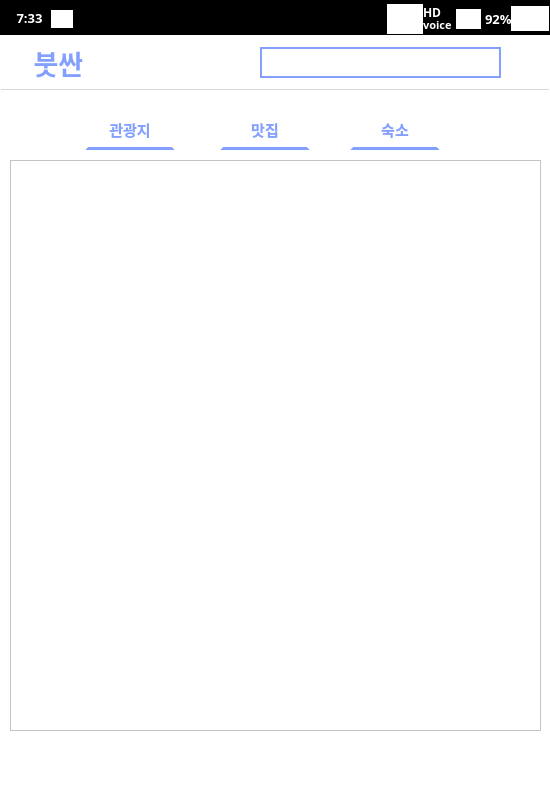
<?xml version="1.0" encoding="UTF-8"?>
<ui version="4.0">
 <class>Form</class>
 <widget class="QWidget" name="Form">
  <property name="geometry">
   <rect>
    <x>0</x>
    <y>0</y>
    <width>550</width>
    <height>800</height>
   </rect>
  </property>
  <property name="windowTitle">
   <string>Form</string>
  </property>
  <widget class="QWidget" name="widget" native="true">
   <property name="geometry">
    <rect>
     <x>0</x>
     <y>0</y>
     <width>550</width>
     <height>800</height>
    </rect>
   </property>
   <property name="styleSheet">
    <string notr="true">background-color: rgb(255, 255, 255);</string>
   </property>
   <widget class="QStackedWidget" name="stackedWidget">
    <property name="geometry">
     <rect>
      <x>0</x>
      <y>0</y>
      <width>550</width>
      <height>800</height>
     </rect>
    </property>
    <property name="font">
     <font>
      <family>맑은 고딕</family>
     </font>
    </property>
    <property name="currentIndex">
     <number>2</number>
    </property>
    <widget class="QWidget" name="login_page">
     <widget class="QLabel" name="background_lbl">
      <property name="geometry">
       <rect>
        <x>0</x>
        <y>0</y>
        <width>550</width>
        <height>800</height>
       </rect>
      </property>
      <property name="text">
       <string/>
      </property>
      <property name="pixmap">
       <pixmap>img/background.png</pixmap>
      </property>
      <property name="scaledContents">
       <bool>true</bool>
      </property>
     </widget>
     <widget class="QLineEdit" name="id_line">
      <property name="geometry">
       <rect>
        <x>170</x>
        <y>280</y>
        <width>210</width>
        <height>30</height>
       </rect>
      </property>
      <property name="font">
       <font>
        <family>G마켓 산스 TTF Medium</family>
       </font>
      </property>
      <property name="styleSheet">
       <string notr="true">background-color: rgba(255, 255, 255, 50);
color: rgb(255, 255, 255);
border-color: rgb(255, 255, 255);
border-style:solid;
border-width:3px;</string>
      </property>
     </widget>
     <widget class="QLineEdit" name="pw_line">
      <property name="geometry">
       <rect>
        <x>170</x>
        <y>350</y>
        <width>210</width>
        <height>30</height>
       </rect>
      </property>
      <property name="styleSheet">
       <string notr="true">background-color: rgba(255, 255, 255, 50);
color: rgb(255, 255, 255);
border-color: rgb(255, 255, 255);
border-style:solid;
border-width:3px;</string>
      </property>
      <property name="echoMode">
       <enum>QLineEdit::Password</enum>
      </property>
     </widget>
     <widget class="QLabel" name="error_lbl">
      <property name="geometry">
       <rect>
        <x>170</x>
        <y>380</y>
        <width>231</width>
        <height>21</height>
       </rect>
      </property>
      <property name="font">
       <font>
        <family>G마켓 산스 TTF Medium</family>
        <pointsize>9</pointsize>
        <weight>75</weight>
        <bold>true</bold>
       </font>
      </property>
      <property name="styleSheet">
       <string notr="true">color: rgb(239, 0, 0);
background-color: rgba(255, 255, 255, 00);</string>
      </property>
      <property name="text">
       <string/>
      </property>
     </widget>
     <widget class="QLabel" name="id_lbl">
      <property name="geometry">
       <rect>
        <x>170</x>
        <y>262</y>
        <width>56</width>
        <height>12</height>
       </rect>
      </property>
      <property name="font">
       <font>
        <family>G마켓 산스 TTF Medium</family>
        <weight>75</weight>
        <bold>true</bold>
       </font>
      </property>
      <property name="styleSheet">
       <string notr="true">color: rgb(255, 255, 255);
background-color: rgba(255, 255, 255, 0);</string>
      </property>
      <property name="text">
       <string>아이디</string>
      </property>
     </widget>
     <widget class="QLabel" name="pw_lbl">
      <property name="geometry">
       <rect>
        <x>170</x>
        <y>332</y>
        <width>56</width>
        <height>12</height>
       </rect>
      </property>
      <property name="font">
       <font>
        <family>G마켓 산스 TTF Medium</family>
        <weight>75</weight>
        <bold>true</bold>
       </font>
      </property>
      <property name="styleSheet">
       <string notr="true">color: rgb(255, 255, 255);
background-color: rgba(255, 255, 255, 0);</string>
      </property>
      <property name="text">
       <string>패스워드</string>
      </property>
     </widget>
     <widget class="QPushButton" name="login_btn">
      <property name="geometry">
       <rect>
        <x>170</x>
        <y>420</y>
        <width>65</width>
        <height>42</height>
       </rect>
      </property>
      <property name="font">
       <font>
        <family>G마켓 산스 TTF Medium</family>
        <weight>75</weight>
        <bold>true</bold>
       </font>
      </property>
      <property name="styleSheet">
       <string notr="true">border-radius: 20px;
background-color: rgba(255, 255, 255, 50);
border-color: rgb(255, 255, 255);
border-style: solid;
border-width: 2px;
color: rgb(255, 255, 255);</string>
      </property>
      <property name="text">
       <string>로그인</string>
      </property>
     </widget>
     <widget class="QPushButton" name="join_btn">
      <property name="geometry">
       <rect>
        <x>240</x>
        <y>420</y>
        <width>65</width>
        <height>42</height>
       </rect>
      </property>
      <property name="font">
       <font>
        <family>G마켓 산스 TTF Medium</family>
        <weight>75</weight>
        <bold>true</bold>
       </font>
      </property>
      <property name="styleSheet">
       <string notr="true">border-radius: 20px;
background-color: rgba(255, 255, 255, 50);
border-color: rgb(255, 255, 255);
border-style: solid;
border-width: 2px;
color: rgb(255, 255, 255);
</string>
      </property>
      <property name="text">
       <string>회원가입</string>
      </property>
     </widget>
     <widget class="QPushButton" name="esc_btn">
      <property name="geometry">
       <rect>
        <x>310</x>
        <y>420</y>
        <width>65</width>
        <height>42</height>
       </rect>
      </property>
      <property name="font">
       <font>
        <family>G마켓 산스 TTF Medium</family>
        <weight>75</weight>
        <bold>true</bold>
       </font>
      </property>
      <property name="styleSheet">
       <string notr="true">border-radius: 20px;
background-color: rgba(255, 255, 255, 50);
border-color: rgb(255, 255, 255);
border-style: solid;
border-width: 2px;
color: rgb(255, 255, 255);</string>
      </property>
      <property name="text">
       <string>종료</string>
      </property>
     </widget>
     <widget class="QLabel" name="label_3">
      <property name="geometry">
       <rect>
        <x>180</x>
        <y>170</y>
        <width>61</width>
        <height>71</height>
       </rect>
      </property>
      <property name="font">
       <font>
        <family>G마켓 산스 TTF Bold</family>
        <pointsize>50</pointsize>
        <weight>75</weight>
        <bold>true</bold>
       </font>
      </property>
      <property name="styleSheet">
       <string notr="true">color: rgb(255, 255, 255);
background-color: rgba(255, 255, 255, 0);</string>
      </property>
      <property name="text">
       <string/>
      </property>
      <property name="alignment">
       <set>Qt::AlignCenter</set>
      </property>
     </widget>
     <widget class="QLabel" name="main_lbl">
      <property name="geometry">
       <rect>
        <x>165</x>
        <y>110</y>
        <width>221</width>
        <height>81</height>
       </rect>
      </property>
      <property name="font">
       <font>
        <family>G마켓 산스 TTF Bold</family>
        <pointsize>50</pointsize>
        <weight>75</weight>
        <bold>true</bold>
       </font>
      </property>
      <property name="styleSheet">
       <string notr="true">color: rgb(255, 255, 255);
background-color: rgba(255, 255, 255, 0);</string>
      </property>
      <property name="text">
       <string>붓싼</string>
      </property>
      <property name="alignment">
       <set>Qt::AlignCenter</set>
      </property>
     </widget>
    </widget>
    <widget class="QWidget" name="join_page">
     <widget class="QLabel" name="background_lbl2">
      <property name="geometry">
       <rect>
        <x>0</x>
        <y>0</y>
        <width>550</width>
        <height>800</height>
       </rect>
      </property>
      <property name="text">
       <string/>
      </property>
      <property name="pixmap">
       <pixmap>img/background.png</pixmap>
      </property>
      <property name="scaledContents">
       <bool>true</bool>
      </property>
     </widget>
     <widget class="QLabel" name="label">
      <property name="geometry">
       <rect>
        <x>165</x>
        <y>80</y>
        <width>221</width>
        <height>61</height>
       </rect>
      </property>
      <property name="font">
       <font>
        <family>G마켓 산스 TTF Bold</family>
        <pointsize>40</pointsize>
        <weight>75</weight>
        <bold>true</bold>
       </font>
      </property>
      <property name="styleSheet">
       <string notr="true">color: rgb(255, 255, 255);
background-color: rgba(255, 255, 255, 0);</string>
      </property>
      <property name="text">
       <string>회원 가입</string>
      </property>
      <property name="alignment">
       <set>Qt::AlignCenter</set>
      </property>
     </widget>
     <widget class="QLineEdit" name="name_line">
      <property name="geometry">
       <rect>
        <x>175</x>
        <y>224</y>
        <width>200</width>
        <height>30</height>
       </rect>
      </property>
      <property name="font">
       <font>
        <family>G마켓 산스 TTF Medium</family>
       </font>
      </property>
      <property name="styleSheet">
       <string notr="true">background-color: rgba(255, 255, 255, 50);
color: rgb(255, 255, 255);
border-color: rgb(255, 255, 255);
border-style:solid;
border-width:3px;</string>
      </property>
     </widget>
     <widget class="QLineEdit" name="id_line2">
      <property name="geometry">
       <rect>
        <x>175</x>
        <y>288</y>
        <width>200</width>
        <height>30</height>
       </rect>
      </property>
      <property name="font">
       <font>
        <family>G마켓 산스 TTF Medium</family>
       </font>
      </property>
      <property name="styleSheet">
       <string notr="true">background-color: rgba(255, 255, 255, 50);
color: rgb(255, 255, 255);
border-color: rgb(255, 255, 255);
border-style:solid;
border-width:3px;</string>
      </property>
     </widget>
     <widget class="QLineEdit" name="pw_line2">
      <property name="geometry">
       <rect>
        <x>175</x>
        <y>350</y>
        <width>200</width>
        <height>30</height>
       </rect>
      </property>
      <property name="font">
       <font>
        <family>G마켓 산스 TTF Medium</family>
       </font>
      </property>
      <property name="styleSheet">
       <string notr="true">background-color: rgba(255, 255, 255, 50);
color: rgb(255, 255, 255);
border-color: rgb(255, 255, 255);
border-style:solid;
border-width:3px;</string>
      </property>
      <property name="echoMode">
       <enum>QLineEdit::Password</enum>
      </property>
     </widget>
     <widget class="QLineEdit" name="pwch_line">
      <property name="geometry">
       <rect>
        <x>175</x>
        <y>410</y>
        <width>200</width>
        <height>30</height>
       </rect>
      </property>
      <property name="font">
       <font>
        <family>G마켓 산스 TTF Medium</family>
       </font>
      </property>
      <property name="styleSheet">
       <string notr="true">background-color: rgba(255, 255, 255, 50);
color: rgb(255, 255, 255);
border-color: rgb(255, 255, 255);
border-style:solid;
border-width:3px;</string>
      </property>
      <property name="echoMode">
       <enum>QLineEdit::Password</enum>
      </property>
     </widget>
     <widget class="QLabel" name="name_lbl">
      <property name="geometry">
       <rect>
        <x>175</x>
        <y>210</y>
        <width>56</width>
        <height>12</height>
       </rect>
      </property>
      <property name="font">
       <font>
        <family>G마켓 산스 TTF Medium</family>
        <weight>75</weight>
        <bold>true</bold>
       </font>
      </property>
      <property name="styleSheet">
       <string notr="true">color: rgb(255, 255, 255);
background-color: rgba(255, 255, 255, 0);</string>
      </property>
      <property name="text">
       <string>이름</string>
      </property>
     </widget>
     <widget class="QLabel" name="id_lbl2">
      <property name="geometry">
       <rect>
        <x>175</x>
        <y>272</y>
        <width>56</width>
        <height>12</height>
       </rect>
      </property>
      <property name="font">
       <font>
        <family>G마켓 산스 TTF Medium</family>
        <weight>75</weight>
        <bold>true</bold>
       </font>
      </property>
      <property name="styleSheet">
       <string notr="true">color: rgb(255, 255, 255);
background-color: rgba(255, 255, 255, 0);</string>
      </property>
      <property name="text">
       <string>아이디</string>
      </property>
     </widget>
     <widget class="QLabel" name="pw_lbl2">
      <property name="geometry">
       <rect>
        <x>175</x>
        <y>333</y>
        <width>56</width>
        <height>12</height>
       </rect>
      </property>
      <property name="font">
       <font>
        <family>G마켓 산스 TTF Medium</family>
        <weight>75</weight>
        <bold>true</bold>
       </font>
      </property>
      <property name="styleSheet">
       <string notr="true">color: rgb(255, 255, 255);
background-color: rgba(255, 255, 255, 0);</string>
      </property>
      <property name="text">
       <string>패스워드</string>
      </property>
     </widget>
     <widget class="QLabel" name="pwch_lbl">
      <property name="geometry">
       <rect>
        <x>175</x>
        <y>392</y>
        <width>81</width>
        <height>16</height>
       </rect>
      </property>
      <property name="font">
       <font>
        <family>G마켓 산스 TTF Medium</family>
        <weight>75</weight>
        <bold>true</bold>
       </font>
      </property>
      <property name="styleSheet">
       <string notr="true">color: rgb(255, 255, 255);
background-color: rgba(255, 255, 255, 0);</string>
      </property>
      <property name="text">
       <string>패스워드 확인</string>
      </property>
     </widget>
     <widget class="QComboBox" name="age_com">
      <property name="geometry">
       <rect>
        <x>175</x>
        <y>470</y>
        <width>200</width>
        <height>33</height>
       </rect>
      </property>
      <property name="font">
       <font>
        <family>G마켓 산스 TTF Medium</family>
        <weight>75</weight>
        <bold>true</bold>
       </font>
      </property>
      <property name="styleSheet">
       <string notr="true">background-color: rgba(255, 255, 255, 50);
color: rgb(255, 255, 255);
border-color: rgb(255, 255, 255);
border-style:solid;
border-width:3px;</string>
      </property>
      <item>
       <property name="text">
        <string>10대</string>
       </property>
      </item>
      <item>
       <property name="text">
        <string>20대</string>
       </property>
      </item>
      <item>
       <property name="text">
        <string>30대</string>
       </property>
      </item>
      <item>
       <property name="text">
        <string>40대</string>
       </property>
      </item>
      <item>
       <property name="text">
        <string>50대</string>
       </property>
      </item>
      <item>
       <property name="text">
        <string>60대</string>
       </property>
      </item>
      <item>
       <property name="text">
        <string>70대</string>
       </property>
      </item>
     </widget>
     <widget class="QLabel" name="age_lbl">
      <property name="geometry">
       <rect>
        <x>175</x>
        <y>452</y>
        <width>56</width>
        <height>12</height>
       </rect>
      </property>
      <property name="font">
       <font>
        <family>G마켓 산스 TTF Medium</family>
        <weight>75</weight>
        <bold>true</bold>
       </font>
      </property>
      <property name="styleSheet">
       <string notr="true">color: rgb(255, 255, 255);
background-color: rgba(255, 255, 255, 0);</string>
      </property>
      <property name="text">
       <string>나이</string>
      </property>
     </widget>
     <widget class="QPushButton" name="cancel_btn">
      <property name="geometry">
       <rect>
        <x>188</x>
        <y>540</y>
        <width>81</width>
        <height>41</height>
       </rect>
      </property>
      <property name="font">
       <font>
        <family>G마켓 산스 TTF Medium</family>
        <weight>75</weight>
        <bold>true</bold>
       </font>
      </property>
      <property name="styleSheet">
       <string notr="true">border-radius: 20px;
background-color: rgba(255, 255, 255, 50);
border-color: rgb(255, 255, 255);
border-style: solid;
border-width: 2px;
color: rgb(255, 255, 255);</string>
      </property>
      <property name="text">
       <string>취소</string>
      </property>
     </widget>
     <widget class="QPushButton" name="clear_btn">
      <property name="geometry">
       <rect>
        <x>275</x>
        <y>540</y>
        <width>81</width>
        <height>41</height>
       </rect>
      </property>
      <property name="font">
       <font>
        <family>G마켓 산스 TTF Medium</family>
        <weight>75</weight>
        <bold>true</bold>
       </font>
      </property>
      <property name="styleSheet">
       <string notr="true">border-radius: 20px;
background-color: rgba(255, 255, 255, 50);
border-color: rgb(255, 255, 255);
border-style: solid;
border-width: 2px;
color: rgb(255, 255, 255);</string>
      </property>
      <property name="text">
       <string>완료</string>
      </property>
     </widget>
     <widget class="QLabel" name="error_lbl_2">
      <property name="geometry">
       <rect>
        <x>175</x>
        <y>510</y>
        <width>231</width>
        <height>21</height>
       </rect>
      </property>
      <property name="font">
       <font>
        <family>G마켓 산스 TTF Medium</family>
        <pointsize>9</pointsize>
        <weight>75</weight>
        <bold>true</bold>
       </font>
      </property>
      <property name="styleSheet">
       <string notr="true">color: rgb(239, 0, 0);
background-color: rgba(255, 255, 255, 00);</string>
      </property>
      <property name="text">
       <string/>
      </property>
     </widget>
    </widget>
    <widget class="QWidget" name="main_page">
     <widget class="QLabel" name="label_4">
      <property name="geometry">
       <rect>
        <x>0</x>
        <y>0</y>
        <width>550</width>
        <height>35</height>
       </rect>
      </property>
      <property name="styleSheet">
       <string notr="true">background-color: rgb(0, 0, 0);</string>
      </property>
      <property name="text">
       <string/>
      </property>
     </widget>
     <widget class="QLabel" name="time_lbl">
      <property name="geometry">
       <rect>
        <x>7</x>
        <y>5</y>
        <width>45</width>
        <height>25</height>
       </rect>
      </property>
      <property name="font">
       <font>
        <family>맑은 고딕</family>
        <pointsize>10</pointsize>
        <weight>75</weight>
        <bold>true</bold>
       </font>
      </property>
      <property name="styleSheet">
       <string notr="true">color: rgb(255, 255, 255);
background-color: rgba(255, 255, 255, 0);</string>
      </property>
      <property name="text">
       <string>7:33</string>
      </property>
      <property name="alignment">
       <set>Qt::AlignCenter</set>
      </property>
     </widget>
     <widget class="QLabel" name="label_6">
      <property name="geometry">
       <rect>
        <x>373</x>
        <y>11</y>
        <width>16</width>
        <height>15</height>
       </rect>
      </property>
      <property name="styleSheet">
       <string notr="true">background-color: rgba(255, 255, 255, 0);</string>
      </property>
      <property name="text">
       <string/>
      </property>
      <property name="pixmap">
       <pixmap>img/mute.png</pixmap>
      </property>
      <property name="scaledContents">
       <bool>true</bool>
      </property>
     </widget>
     <widget class="QLabel" name="label_7">
      <property name="geometry">
       <rect>
        <x>387</x>
        <y>4</y>
        <width>36</width>
        <height>30</height>
       </rect>
      </property>
      <property name="text">
       <string/>
      </property>
      <property name="pixmap">
       <pixmap>img/wifi.png</pixmap>
      </property>
      <property name="scaledContents">
       <bool>true</bool>
      </property>
     </widget>
     <widget class="QLabel" name="label_5">
      <property name="geometry">
       <rect>
        <x>51</x>
        <y>10</y>
        <width>22</width>
        <height>18</height>
       </rect>
      </property>
      <property name="text">
       <string/>
      </property>
      <property name="pixmap">
       <pixmap>img/kakako.png</pixmap>
      </property>
      <property name="scaledContents">
       <bool>true</bool>
      </property>
     </widget>
     <widget class="QLabel" name="label_8">
      <property name="geometry">
       <rect>
        <x>511</x>
        <y>6</y>
        <width>38</width>
        <height>25</height>
       </rect>
      </property>
      <property name="text">
       <string/>
      </property>
      <property name="pixmap">
       <pixmap>img/b.png</pixmap>
      </property>
      <property name="scaledContents">
       <bool>true</bool>
      </property>
     </widget>
     <widget class="QLabel" name="label_9">
      <property name="geometry">
       <rect>
        <x>423</x>
        <y>6</y>
        <width>18</width>
        <height>12</height>
       </rect>
      </property>
      <property name="font">
       <font>
        <family>맑은 고딕</family>
        <pointsize>9</pointsize>
        <weight>75</weight>
        <bold>true</bold>
       </font>
      </property>
      <property name="styleSheet">
       <string notr="true">background-color: rgba(255, 255, 255, 0);
color: rgb(255, 255, 255);</string>
      </property>
      <property name="text">
       <string>HD</string>
      </property>
     </widget>
     <widget class="QLabel" name="label_10">
      <property name="geometry">
       <rect>
        <x>423</x>
        <y>19</y>
        <width>30</width>
        <height>12</height>
       </rect>
      </property>
      <property name="font">
       <font>
        <family>맑은 고딕</family>
        <pointsize>8</pointsize>
        <weight>75</weight>
        <bold>true</bold>
       </font>
      </property>
      <property name="styleSheet">
       <string notr="true">color: rgb(255, 255, 255);
background-color: rgba(255, 255, 255, 0);</string>
      </property>
      <property name="text">
       <string>voice</string>
      </property>
     </widget>
     <widget class="QLabel" name="label_11">
      <property name="geometry">
       <rect>
        <x>485</x>
        <y>11</y>
        <width>27</width>
        <height>16</height>
       </rect>
      </property>
      <property name="font">
       <font>
        <family>맑은 고딕</family>
        <pointsize>10</pointsize>
        <weight>75</weight>
        <bold>true</bold>
       </font>
      </property>
      <property name="styleSheet">
       <string notr="true">color: rgb(255, 255, 255);
background-color: rgba(255, 255, 255, 0);</string>
      </property>
      <property name="text">
       <string>92%</string>
      </property>
     </widget>
     <widget class="QLabel" name="label_12">
      <property name="geometry">
       <rect>
        <x>456</x>
        <y>9</y>
        <width>25</width>
        <height>20</height>
       </rect>
      </property>
      <property name="text">
       <string/>
      </property>
      <property name="pixmap">
       <pixmap>img/s.png</pixmap>
      </property>
      <property name="scaledContents">
       <bool>true</bool>
      </property>
     </widget>
     <widget class="QLabel" name="label_2">
      <property name="geometry">
       <rect>
        <x>0</x>
        <y>35</y>
        <width>550</width>
        <height>55</height>
       </rect>
      </property>
      <property name="font">
       <font>
        <family>G마켓 산스 TTF Bold</family>
        <pointsize>20</pointsize>
        <weight>75</weight>
        <bold>true</bold>
       </font>
      </property>
      <property name="styleSheet">
       <string notr="true">color: rgb(131, 160, 255);
border-left-color: rgb(255, 255, 255);
border-right-color: rgb(255, 255, 255);
border-top-color: rgb(255, 255, 255);
border-bottom-color: rgb(216, 216, 216);
border-style:solid;
border-width:1px;
</string>
      </property>
      <property name="text">
       <string>    붓싼</string>
      </property>
      <property name="alignment">
       <set>Qt::AlignLeading|Qt::AlignLeft|Qt::AlignVCenter</set>
      </property>
     </widget>
     <widget class="QWidget" name="widget_2" native="true">
      <property name="geometry">
       <rect>
        <x>0</x>
        <y>90</y>
        <width>550</width>
        <height>60</height>
       </rect>
      </property>
      <widget class="QPushButton" name="location_btn">
       <property name="geometry">
        <rect>
         <x>85</x>
         <y>18</y>
         <width>90</width>
         <height>42</height>
        </rect>
       </property>
       <property name="font">
        <font>
         <family>맑은 고딕</family>
         <pointsize>11</pointsize>
         <weight>75</weight>
         <bold>true</bold>
        </font>
       </property>
       <property name="styleSheet">
        <string notr="true">background-color: rgb(255, 255, 255);
border-width:3px;
border-top-color: rgb(255, 255, 255);
border-right-color: rgb(255, 255, 255);
border-left-color: rgb(255, 255, 255);
border-bottom-color: rgb(131, 160, 255);
border-style:solid;
color:rgb(131, 160, 255);</string>
       </property>
       <property name="text">
        <string>관광지</string>
       </property>
      </widget>
      <widget class="QPushButton" name="restaurant_btn">
       <property name="geometry">
        <rect>
         <x>220</x>
         <y>18</y>
         <width>90</width>
         <height>42</height>
        </rect>
       </property>
       <property name="font">
        <font>
         <family>맑은 고딕</family>
         <pointsize>11</pointsize>
         <weight>75</weight>
         <bold>true</bold>
        </font>
       </property>
       <property name="styleSheet">
        <string notr="true">background-color: rgb(255, 255, 255);
border-width:3px;
border-top-color: rgb(255, 255, 255);
border-right-color: rgb(255, 255, 255);
border-left-color: rgb(255, 255, 255);
border-bottom-color: rgb(131, 160, 255);
border-style:solid;
color:rgb(131, 160, 255);</string>
       </property>
       <property name="text">
        <string>맛집</string>
       </property>
      </widget>
      <widget class="QPushButton" name="hotel_btn">
       <property name="geometry">
        <rect>
         <x>350</x>
         <y>18</y>
         <width>90</width>
         <height>42</height>
        </rect>
       </property>
       <property name="font">
        <font>
         <family>맑은 고딕</family>
         <pointsize>11</pointsize>
         <weight>75</weight>
         <bold>true</bold>
        </font>
       </property>
       <property name="styleSheet">
        <string notr="true">background-color: rgb(255, 255, 255);
border-width:3px;
border-top-color: rgb(255, 255, 255);
border-right-color: rgb(255, 255, 255);
border-left-color: rgb(255, 255, 255);
border-bottom-color: rgb(131, 160, 255);
border-style:solid;
color:rgb(131, 160, 255);</string>
       </property>
       <property name="text">
        <string>숙소</string>
       </property>
      </widget>
     </widget>
     <widget class="QLineEdit" name="search_line">
      <property name="geometry">
       <rect>
        <x>260</x>
        <y>47</y>
        <width>241</width>
        <height>31</height>
       </rect>
      </property>
      <property name="font">
       <font>
        <family>맑은 고딕</family>
        <pointsize>10</pointsize>
        <weight>75</weight>
        <bold>true</bold>
       </font>
      </property>
      <property name="styleSheet">
       <string notr="true">border-color: rgb(131, 160, 255);
border-style: solid;
border-width: 2px;
</string>
      </property>
     </widget>
     <widget class="QLabel" name="search_lbl">
      <property name="geometry">
       <rect>
        <x>505</x>
        <y>48</y>
        <width>33</width>
        <height>30</height>
       </rect>
      </property>
      <property name="text">
       <string/>
      </property>
      <property name="pixmap">
       <pixmap>img/71403.png</pixmap>
      </property>
      <property name="scaledContents">
       <bool>true</bool>
      </property>
     </widget>
     <widget class="QScrollArea" name="scrollArea">
      <property name="geometry">
       <rect>
        <x>10</x>
        <y>160</y>
        <width>531</width>
        <height>571</height>
       </rect>
      </property>
      <property name="widgetResizable">
       <bool>true</bool>
      </property>
      <widget class="QWidget" name="scrollAreaWidgetContents">
       <property name="geometry">
        <rect>
         <x>0</x>
         <y>0</y>
         <width>529</width>
         <height>569</height>
        </rect>
       </property>
      </widget>
     </widget>
    </widget>
    <widget class="QWidget" name="page_4"/>
    <widget class="QWidget" name="page_5"/>
   </widget>
  </widget>
 </widget>
 <resources/>
 <connections/>
</ui>
